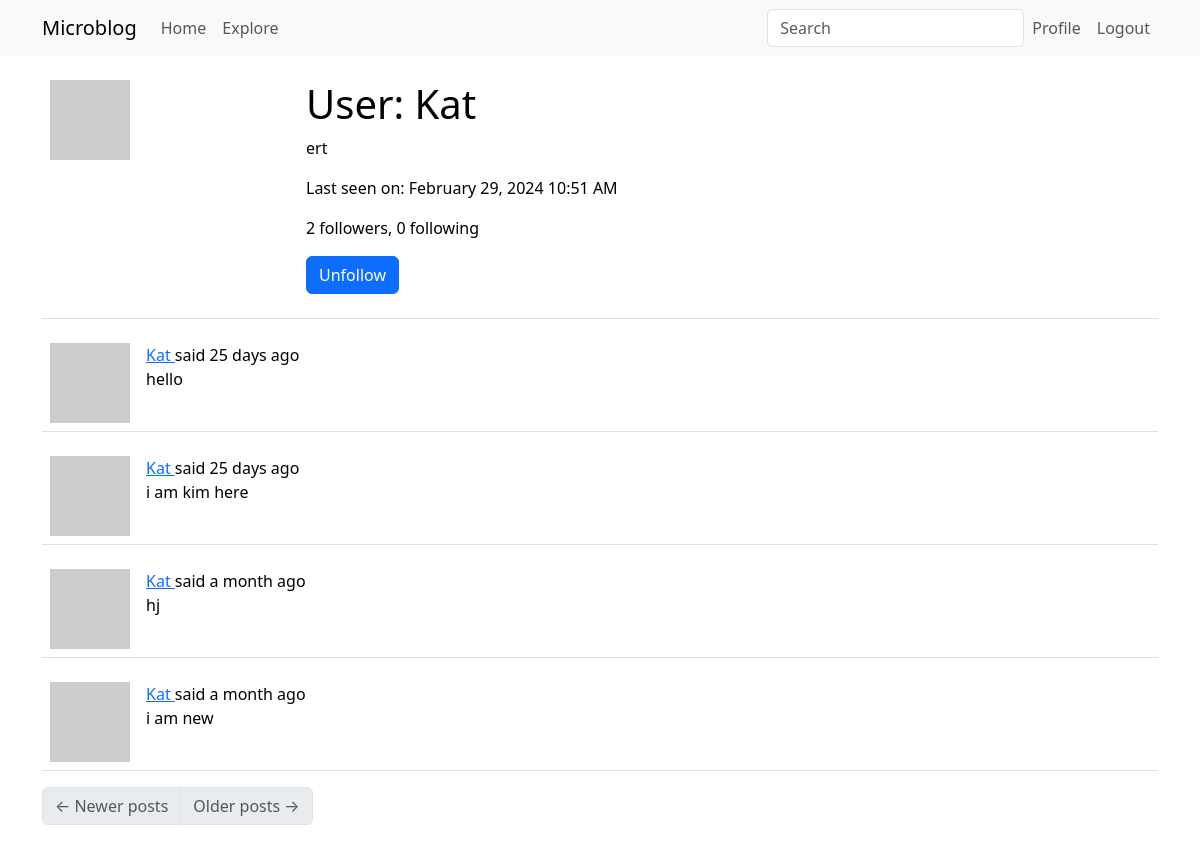
The page /user/Kat (signed in) on the database its author committed.
### app/models.py (models this page shows, shortened)
class User(UserMixin, db.Model):
    id = db.Column(db.Integer, primary_key=True)
    username = db.Column(db.String(64), index=True, unique=True)
    email = db.Column(db.String(120), index=True, unique=True)
    password_hash = db.Column(db.String(128))
    posts = db.relationship('Post', backref='author', lazy='dynamic')
    about_me = db.Column(db.String(140))
    last_seen = db.Column(db.DateTime, default=datetime.utcnow)
    def avatar(self, size):
        digest = md5(self.email.lower().encode('utf-8')).hexdigest()
        return 'https://www.gravatar.com/avatar/{}?d=identicon&s={}'.format(
            digest, size)
    def is_following(self, user):
        query = self.following.select().where(User.id == user.id)
        return db.session.scalar(query) is not None
    def followers_count(self):
        query = sa.select(sa.func.count()).select_from(
            self.followers.select().subquery())
        return db.session.scalar(query)
    def following_count(self):
        query = sa.select(sa.func.count()).select_from(
            self.following.select().subquery())
        return db.session.scalar(query)
    following: so.WriteOnlyMapped['User'] = so.relationship(
        secondary=followers, primaryjoin=(followers.c.follower_id == id),
        secondaryjoin=(followers.c.followed_id == id),
        back_populates='followers')
    followers: so.WriteOnlyMapped['User'] = so.relationship(
        secondary=followers, primaryjoin=(followers.c.followed_id == id),
        secondaryjoin=(followers.c.follower_id == id),
        back_populates='following')
    @login.user_loader
    def load_user(id):
                    return User.query.get(int(id))

class SearchableMixin(object):
    @classmethod
    def before_commit(cls, session):
        session._changes = {
            'add': list(session.new),
            'update': list(session.dirty),
            'delete': list(session.deleted)
            }
    @classmethod
    def after_commit(cls, session):
        for obj in session._changes['add']:
            if isinstance(obj, SearchableMixin):
                add_to_index(obj.__tablename__, obj)
        for obj in session._changes['update']:
            if isinstance(obj, SearchableMixin):
                add_to_index(obj.__tablename__, obj)
        for obj in session._changes['delete']:
            if isinstance(obj, SearchableMixin):
                 remove_from_index(obj.__tablename__, obj)
        session._changes = None

class Post(SearchableMixin,db.Model):
    __searchable__ = ['body']
    id = db.Column(db.Integer, primary_key=True)
    body = db.Column(db.String(140))
    timestamp = db.Column(db.DateTime, index=True, default=datetime.utcnow)
    user_id = db.Column(db.Integer, db.ForeignKey('user.id'))
    language = db.Column(db.String(5))

### app/main/routes.py (the view)
@bp.route('/user/<username>')
@login_required
def user(username):
    user = db.first_or_404(sa.select(User).where(User.username == username))
    page = request.args.get('page', 1, type=int)
    query = user.posts.order_by(Post.timestamp.desc())
    posts = db.paginate(query, page=page,
                        per_page=current_app.config['POSTS_PER_PAGE'],
                        error_out=False)
    next_url = url_for('main.user', username=user.username,
                       page=posts.next_num) if posts.has_next else None
    prev_url = url_for('main.user', username=user.username,
                       page=posts.prev_num) if posts.has_prev else None
    form = EmptyForm()
    return render_template('user.html', user=user, posts=posts.items,
                           next_url=next_url, prev_url=prev_url, form=form)

### app/main/forms.py
class SearchForm(FlaskForm):
    q = StringField(_l('Search'), validators=[DataRequired()])
    def __init__(self, *args, **kwargs):
        if 'formdata' not in kwargs:
            kwargs['formdata'] = request.args
        if 'csrf_enabled' not in kwargs:
             kwargs['csrf_enabled'] = False
        super(SearchForm, self).__init__(*args, **kwargs)

class EmptyForm(FlaskForm):
    submit = SubmitField('Submit')

### app/__init__.py (called while the page is built)
def get_locale():
    return request.accept_languages.best_match(current_app.config['LANGUAGES'])

### app/main/routes.py (called while the page is built)
@bp.before_app_request
def before_request():
    if current_user.is_authenticated:
        current_user.last_seen = datetime.now(timezone.utc)
        db.session.commit()
        g.search_form = SearchForm()
    g.locale = str(get_locale())

### app/templates/user.html (shortened to what this page needs)
{% extends "base.html" %}
{% block content %}
    <table class="table table-hover">
        <tr>
            <td width="256px"><img src="{{ user.avatar(256) }}"></td>
            <td>
                <h1>{{ _('User') }}: {{ user.username }}</h1>
                {% if user.about_me %}<p>{{ user.about_me }}</p>{% endif %}
                {% if user.last_seen %}
                <p>{{ _('Last seen on') }}: {{ moment(user.last_seen).format('LLL') }}</p>
                {% endif %}
                <p>{{ _('%(count)d followers', count=user.followers_count()) }}, {{ _('%(count)d following', count=user.following_count()) }}</p>
                {% if user == current_user %}
                <p><a href="{{ url_for('main.edit_profile') }}">{{ _('Edit your profile') }}</a></p>
                {% else %}
                <p>
                    <form action="{{ url_for('main.unfollow', username=user.username) }}" method="post">
                        {{ form.submit(value=_('Unfollow'), class_='btn btn-primary') }}
                    </form>
                </p>
                {% endif %}
            </td>
        </tr>
    </table>
    {% for post in posts %}
        {% include '_post.html' %}
    {% endfor %}
    <nav aria-label="Post navigation">
        <ul class="pagination">
            <li class="page-item{% if not prev_url %} disabled{% endif %}">
                <a class="page-link" href="{{ prev_url }}">
                    <span aria-hidden="true">&larr;</span> {{ _('Newer posts') }}
                </a>
            </li>
            <li class="page-item{% if not next_url %} disabled{% endif %}">
                <a class="page-link" href="{{ next_url }}">
                    {{ _('Older posts') }} <span aria-hidden="true">&rarr;</span>
                </a>
            </li>
        </ul>
    </nav>
{% endblock %}

### app/templates/_post.html (shortened to what this page needs)
<table class="table table-hover">
    <tr>
        <td width="70px">
            <a href="{{ url_for('main.user', username=post.author.username) }}">
                <img src="{{ post.author.avatar(70) }}" />
            </a>
        </td>
        <td>
            {{ _('%(username)s said %(when)s',
                username=user_link, when=moment(post.timestamp).fromNow()) }}
            <br>
            <span id="post{{ post.id }}">{{ post.body }}</span>
        </td>
    </tr>
</table>

### rows shown on the page
User: username "Kat", about_me "ert", last_seen "February 29, 2024 10:51 AM"
Post: body "hello"
Post: body "i am kim here"
Post: body "hj"
Post: body "i am new"
